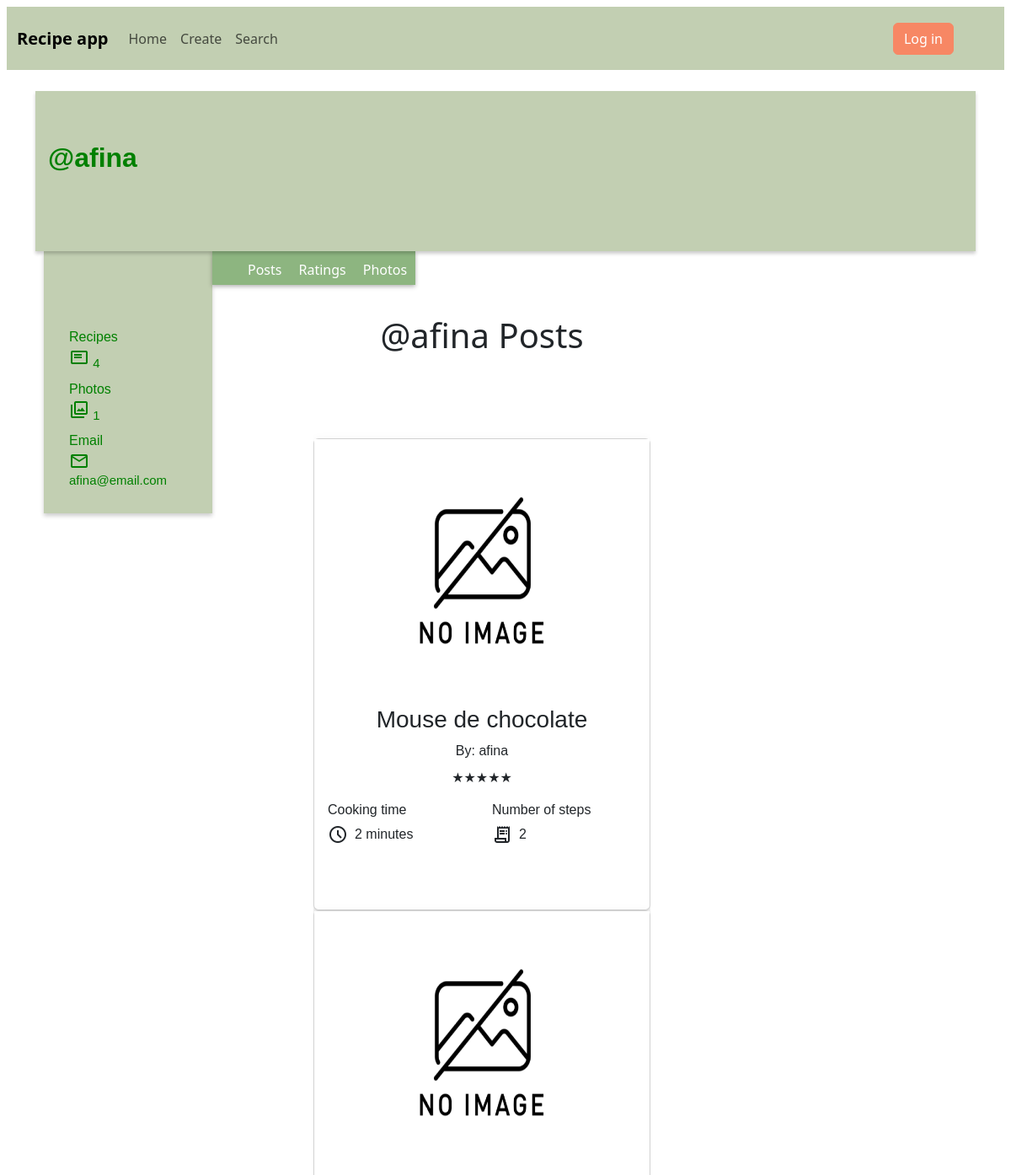
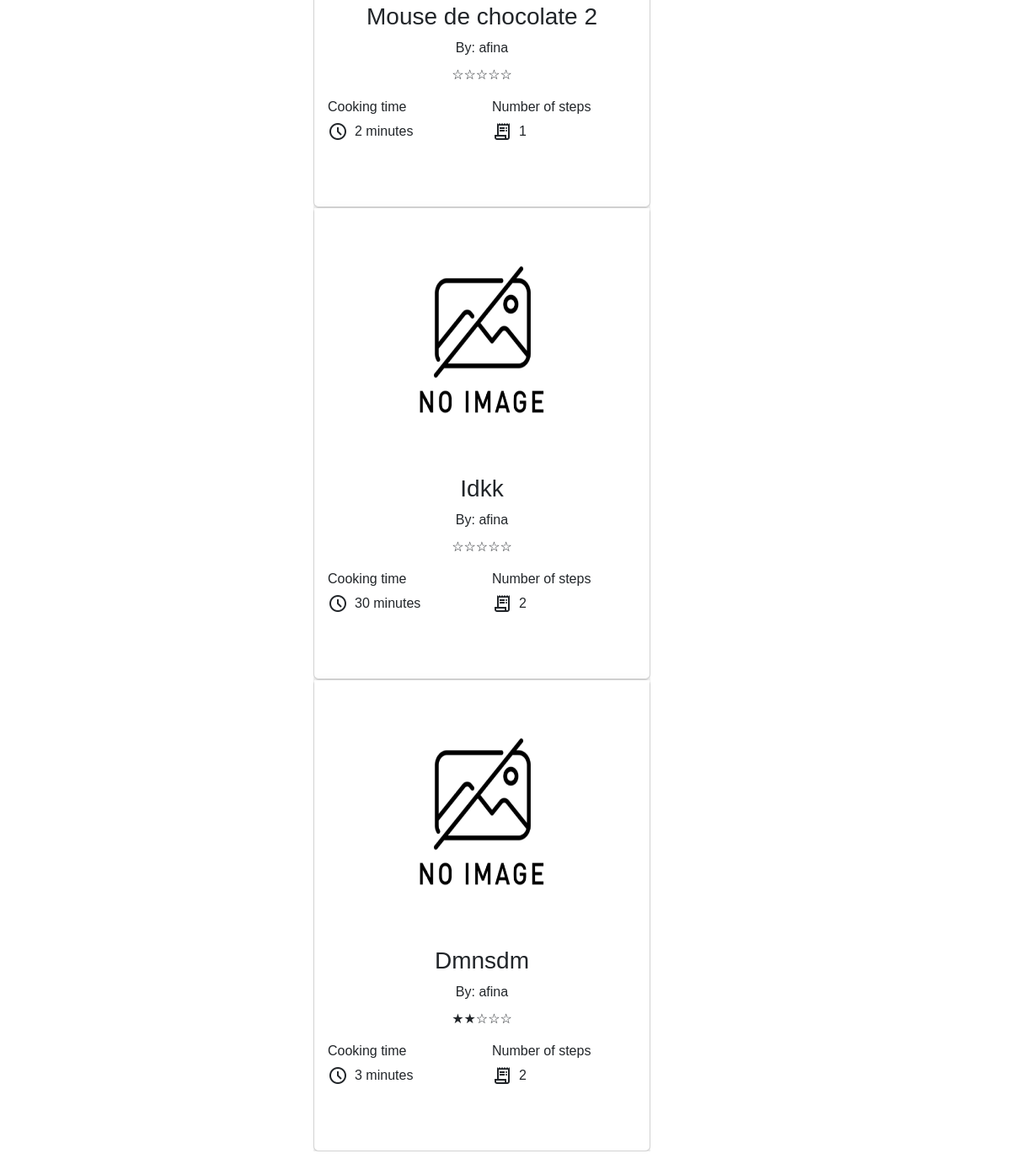
/user/2, run on the app's committed database (2 pictures, top to bottom).
### app/model.py (models this page shows, shortened)
class User(flask_login.UserMixin, db.Model):
    id = db.Column(db.Integer, primary_key=True)
    email = db.Column(db.String(512), unique=True)
    password = db.Column(db.String(512))
    name = db.Column(db.String(512))
    recipes = db.relationship('Recipe', back_populates='user')
    photos = db.relationship('Photo', back_populates='user')
    ratings = db.relationship('Rating', back_populates='user')
    bookmarks = db.relationship('Bookmark', back_populates='user')

class Recipe(db.Model):
    id = db.Column(db.Integer, primary_key=True)
    title = db.Column(db.String(512))
    user_id = db.Column(db.Integer, db.ForeignKey('user.id', ondelete='CASCADE'))
    user = db.relationship('User', back_populates='recipes')
    description = db.Column(db.Text)
    cooking_time = db.Column(db.Integer)
    steps = db.relationship('Step', back_populates='recipe')
    bookmarks = db.relationship('Bookmark', back_populates='recipe')
    qIngredients = db.relationship('QIngredient', back_populates='recipe')
    photos = db.relationship('Photo', back_populates='recipe')
    ratings = db.relationship('Rating', back_populates = 'recipe')
    drinks = db.relationship('Drink', back_populates = 'recipe')
    def mean_rating(self):
        avg_rating = db.session.query(func.avg(Rating.value)).filter_by(recipe_id=self.id).scalar()
        if avg_rating is None:
            return None
        return round(avg_rating, 2)
    def stars_representation(self):
        mean_rating = self.mean_rating()
        if mean_rating is None:
            mean_rating = 0
        num_full_stars = int(mean_rating)
        num_half_stars = 1 if mean_rating % 1 >= 0.5 else 0
        num_empty_stars = 5 - num_full_stars - num_half_stars
        return "★" * num_full_stars + "½" * num_half_stars + "☆" * num_empty_stars
    def num_steps(self):
        return len(self.steps)

### app/main.py (the view)
@bp.route('/user/<int:user_id>', methods= ['GET'])
def user(user_id):
    query = db.select(model.User).where(model.User.id == user_id)
    user= db.session.execute(query).scalar_one()
    number_recipes = len(user.recipes)
    number_photos = len(user.photos)
    return render_template('user/user.html', user = user, number_recipes = number_recipes, number_photos= number_photos)

### app/templates/user/user.html (shortened to what this page needs)
{%extends 'base.html' %}
{%block content%}
<div class="container">
    <div class="profile-header">
        <div class="profile-nav-info">
            <div class="user-name">
                <h2>@{{user.name}}</h2>
            </div>
        </div>
    </div>
    <div class="main-bd">
        <div class="left-side">
            <div class="profile-side">
                <div class="number-recipes">
                    Recipes
                    <p>
                        <span class="material-symbols-outlined">
                        </span>
                        {{number_recipes}}
                    </p>
                </div>
                <div class="number-photos">
                    Photos
                    <p>
                        <span class="material-symbols-outlined">
                        </span>
                        {{number_photos}}
                    </p>
                </div>
                <div class="email">
                    Email
                    <p>
                        <span class="material-symbols-outlined">
                        </span>
                        {{user.email}}
                    </p>
                </div>
            </div>
        </div>
        <div class="right-side">
            <div class="nav">
                <ul>
                    <li onclick="tabs(0)" class = 't-post-active-'>Posts</li>
                    <li onclick="tabs(1)" class = 't-rating'>Ratings</li>
                    <li onclick="tabs(2)" class = 't-photo'>Photos</li>
                </ul>
            </div>
            <div class="profile-body">
                <div class="profile-posts tab">
                    <h1>@{{user.name}} Posts</h1>
                    <section class = 'user-recipes'>
                        <div class = 'body'>
                            {%for recipe in user.recipes%}
                                {%include 'main/recipe_template.html' %}
                            {%endfor%}
                        </div>
                    </section>
                </div>
            </div>
        </div>
    </div>
</div>
{%endblock%}

### app/templates/base.html (shortened to what this page needs)
<html>
    <head>
        <link rel="stylesheet" href="{{ url_for('static', filename='styles/style.css') }}">
        <link rel="stylesheet" href="{{ url_for('static', filename='styles/style1.css') }}">
        <link rel="stylesheet" href="{{ url_for('static', filename='styles/sign-in.css') }}">
        <link rel="stylesheet" href="{{ url_for('static', filename='styles/user.css') }}">
        <link rel="stylesheet" href="{{ url_for('static', filename='styles/recipe_creation.css') }}">
        <link rel="stylesheet" href="{{ url_for('static', filename='styles/recipe_page.css') }}">
        <link rel="stylesheet" href="{{ url_for('static', filename='styles/mainpage.css') }}">
        <link rel="stylesheet" href="{{ url_for('static', filename='styles/navbar.css') }}">
        <link href="https://cdn.jsdelivr.net/npm/bootstrap@5.3.2/dist/css/bootstrap.min.css" rel="stylesheet">
    </head>
    <body>
        <header class ='header'>
            <nav class="navbar navbar-light navbar-expand-lg">
                <div class="container-fluid">
                    <a class="navbar-brand" href="/">Recipe app</a>
                    <div class="collapse navbar-collapse" id="navbarSupportedContent">
                        <ul class="navbar-nav">
                            <li class ='nav-item'>
                                <a class='nav-link' href='/'>Home</a>
                            </li>
                            <li class ='nav-item'>
                                <a class='nav-link' href='/recipe_creation'>Create</a>
                            </li>
                            <li class ='nav-item'>
                                <a class="nav-link" href="{{url_for('main.search')}}">Search</a>
                            </li>
                        </ul>
                    </div>
                    {% if current_user.is_authenticated: %}
                        <div class ="username">Hello, {{current_user.name}}</div>
                        <div class ="logout">
                            <form action = "{{url_for('auth.logout_post')}}" method="post">
                                <button class="btn btn-primary mx-3" type="submit">Log out</button>
                            </form>
                        </div>
                    {%else%}
                    <div class ="login">
                        <a class="btn btn-primary btn-login mx-5" href="{{url_for('auth.login')}}">
                            Log in
                        </a>
                    </div>
                    {% endif %}
                </div>
            </nav>
        </header>
        <section class="content">
            {% block content %}{% endblock %}
        </section>
    </body>
</html>

### app/templates/main/recipe_template.html (shortened to what this page needs)
<div class= 'col'>
    <div class="card shadow rounded" style="width: 25rem; height: 35rem;">
        {% if recipe.photos %}
        <div id="carousel-{{recipe.id}}" class="carousel slide">
            <div class="carousel-inner" style="height: 300px; overflow: hidden;">
                {% for recipe_photo in recipe.photos %}
                    {%if recipe.user == recipe_photo.user%}
                        <div class="carousel-item {% if loop.first %}active{% endif %}">
                            <a href="{{ url_for('main.recipe', recipe_id=recipe.id) }}" style="color: inherit; text-decoration: none;">
                                <img class="img-fluid" src="{{ url_for('static', filename='photos/photo-' ~ recipe_photo.id ~ '.' ~ recipe_photo.file_extension) }}" alt="photo"
                                style="display:block;margin-left:auto; margin-right:auto; height:100%; margin-top: auto; margin-bottom: auto;">
                            </a>
                        </div>
                    {%endif%}
                {% endfor %}
            </div>
            <button class="carousel-control-prev" type="button" data-bs-target="#carousel-{{recipe.id}}" data-bs-slide="prev">
                <span class="carousel-control-prev-icon" aria-hidden="true"></span>
                <span class="visually-hidden">Previous</span>
            </button>
            <button class="carousel-control-next" type="button" data-bs-target="#carousel-{{recipe.id}}" data-bs-slide="next">
                <span class="carousel-control-next-icon" aria-hidden="true"></span>
                <span class="visually-hidden">Next</span>
            </button>
        </div>
        {% else %}
        <div id="carousel-{{recipe.id}}" class="carousel slide">
            <div class="carousel-inner" style="height: 300px; overflow: hidden;">
                <div class="carousel-item active">
                    <a href="{{ url_for('main.recipe', recipe_id=recipe.id) }}" style="color: inherit; text-decoration: none;">
                        <img class="img-fluid" src="{{ url_for('static', filename='photos/noimage.png') }}" alt="photo"
                        style="margin-left:auto; margin-right:auto; height:100%; margin-top: auto; margin-bottom: auto;">
                    </a>
                </div>
            </div>
            <button class="carousel-control-prev" type="button" data-bs-target="#carousel-{{recipe.id}}" data-bs-slide="prev">
                <span class="carousel-control-prev-icon" aria-hidden="true"></span>
            </button>
            <button class="carousel-control-next" type="button" data-bs-target="#carousel-{{recipe.id}}" data-bs-slide="next">
                <span class="carousel-control-next-icon" aria-hidden="true"></span>
            </button>
        </div>
        {% endif %}
        <div class = "card-body">
            <h3 class="card-title">
                <a href="{{url_for('main.recipe', recipe_id = recipe.id)}}" style="color: inherit; text-decoration: none;">
                {{ recipe.title }}
                </a>
            </h3>
            <p class="card-title">
                <a href="{{url_for('main.user', user_id = recipe.user.id)}}" style="color: inherit; text-decoration: none;">
                    By: {{recipe.user.name}}
                </a>
            </p>
            <p>{{ recipe.stars_representation() }}</p>
            <div class="row text-start">
                <div class="col">
                    <h6>Cooking time</h6>
                    <p class="d-flex align-items-center justify-content-start">
                        <span class="material-symbols-outlined">
                        </span>
                        <span class="px-2">
                            {{recipe.cooking_time}} minutes
                        </span>
                    </p>
                </div>
                <div class="col">
                    <h6>Number of steps</h6>
                    <p class="d-flex align-items-center justify-content-start">
                        <span class="material-symbols-outlined">
                        </span>
                        <span class="px-2">
                            {{ recipe.num_steps() }}
                        </span>
                    </p>
                </div>
            </div>
        </div>
    </div>
</div>

### app/static/styles/style.css (style rules this page uses)
body { color: black; }

### app/static/styles/style1.css (style rules this page uses)
body { font-family: 'Arial', sans-serif; background-color:#fff; color: #333; margin: 0; }

### app/static/styles/user.css (style rules this page uses)
* { padding:0; margin:0; box-sizing: border-box; }
.body { background: white; overflow: hidden; padding-top:90px; font-family: Neucha, sans-serif; margin: 0 100px; }
.profile-header { background: #C2CFB2; width: 100%; display:flex; height: 190px; position: relative; box-shadow: 0px 3px 4px rgba(0,0,0,.2); }
.profile-nav-info { float: left; flex-direction: column; justify-content: center; padding-top: 60px; }
.profile-nav-info .user-name h2 { padding-left: 15px; color: green; font-size: 2rem; font-family: sans-serif; font-weight: bold; }
.main-bd { width: 100%; display: flex; padding-right: 15px; }
.profile-side { color: green; width: 200px; background: #C2CFB2; box-shadow: 0px 3px 5px rgba(0,0,0,.2); padding: 90px 30px 20px; font-family: sans-serif; margin-left: 10px; z-index: 90; }
.profile-side p { margin-bottom: 7px; font-size: 15px; }
.nav { width: 100% auto; z-index: -1; color:white; }
.nav ul { display:flex; justify-content: center; list-style-type: none; height: 40px; background: #8DB580; box-shadow: 0px 2px 5px rgba(0,0,0,.3); }
.nav ul li { padding:10px; width: 100%; cursor:pointer; text-align: center; transition: all .2x ease-in-out; }
.profile-body { width: 100%; z-index: -1; }
.tab { padding:20px; width: 100%; text-align:center; display: none; }

### app/static/styles/recipe_creation.css (style rules this page uses)
*, *::before, *::after { box-sizing: border-box; }
body { font-family: sans-serif; font-size: 100%; color: #222; background-image: url(app/static/styles/images.jpg); background-repeat: no-repeat; background-size: cover; background-position: center; background-color: #f78764ad; padding: 8; margin: 0; box-sizing: border-box; }
.align-items-center { align-items: center!important; }
.d-flex { display: flex!important; }
label, button { display: block; margin-top: 1em; }

### app/static/styles/recipe_page.css (style rules this page uses)
.material-symbols-outlined { font-variation-settings: 'FILL' 0, 'wght' 400, 'GRAD' 0, 'opsz' 24 }

### app/static/styles/mainpage.css (style rules this page uses)
.card { transition: all 0.3s; }

### app/static/styles/navbar.css (style rules this page uses)
header { height: 100px; }
.navbar { height: 75px; background-color: #C2CFB2; }
.navbar-brand { font-weight: 900; transition: all 0.3s; }
.nav-item { font-weight: 500; transition: all 0.3s; }
.btn-primary, .btn-primary:hover, .btn-primary:active, .btn-primary:visited { background-color: #F78764 !important; border-color:#F78764 !important ; transition: all 0.3s; }

### data on the page
User: name "afina", email "afina@email.com"
Recipe: title "Mouse de chocolate", user.name "afina", stars_representation "★★★★★", cooking_time "2", num_steps "2"
Recipe: title "Mouse de chocolate 2", user.name "afina", stars_representation "☆☆☆☆☆", cooking_time "2", num_steps "1"
Recipe: title "Idkk", user.name "afina", stars_representation "☆☆☆☆☆", cooking_time "30", num_steps "2"
Recipe: title "Dmnsdm", user.name "afina", stars_representation "★★☆☆☆", cooking_time "3", num_steps "2"

### other printed values
{{ number_recipes }} "4"
{{ number_photos }} "1"
